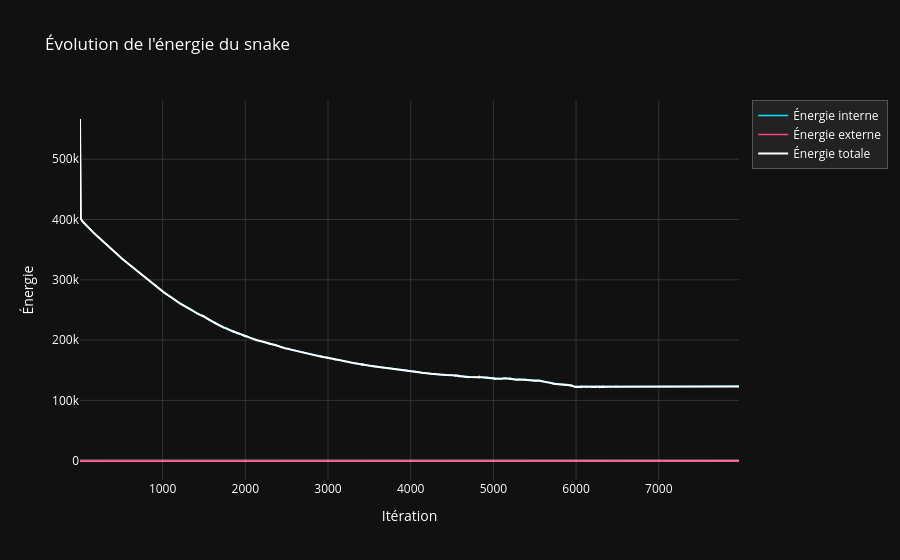
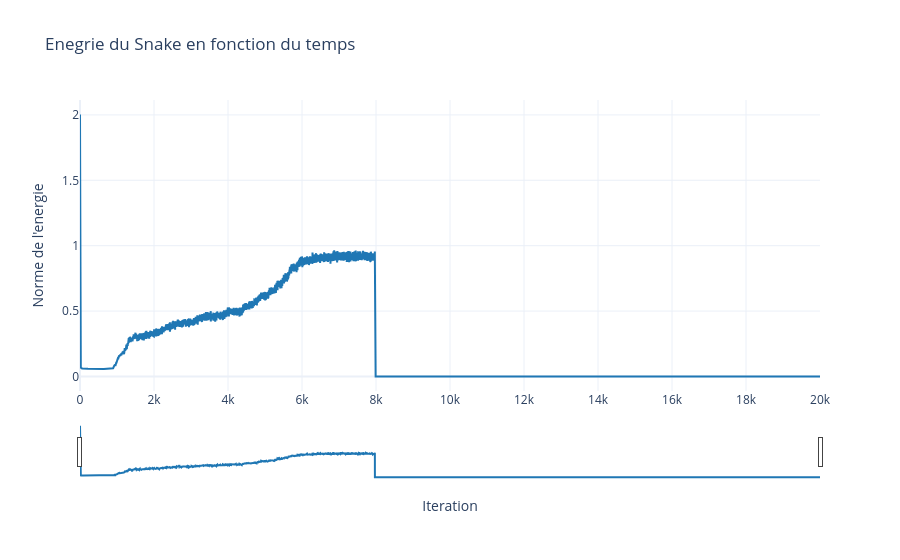

These figures' notebook cell, in order:
### Code cell
H, W = img.shape
K = 300 # Nb points for the snake
circle = np.array(createCircle(70, (W//2, H//2), K)) # Snake initialisation

alpha = 2
beta = .02
gamma = 5
dt = .1
Niter = 20_000

x_snapshots, y_snapshots, E, e_tot, e_int, e_ext = processSnake(img, alpha, beta, gamma, dt, initialSnake=circle, Niter=Niter, snapShots=1/100)
showAnim(img, x_snapshots, y_snapshots, 100)
plot_energy(e_int, e_ext, e_tot)
displayGradEnergy(E)

### Figure 1 — Plotly figure (JSON) as saved in the notebook; plotly's stock layout.template omitted (floating-point values rounded to 4 significant figures; data arrays with more than 128 entries replaced by an {"elided": "..."} marker saying what was removed)
{"data": [{"line": {"color": "#00e5ff", "width": 1.5}, "mode": "lines", "name": "Énergie interne", "type": "scatter", "x": {"elided": "7970 int values"}, "y": {"elided": "7970 float values"}}, {"line": {"color": "#ff4081", "width": 1.5}, "mode": "lines", "name": "Énergie externe", "type": "scatter", "x": {"elided": "7970 int values"}, "y": {"elided": "7970 float values"}}, {"line": {"color": "#ffffff", "width": 2}, "mode": "lines", "name": "Énergie totale", "type": "scatter", "x": {"elided": "7970 int values"}, "y": {"elided": "7970 float values"}}], "layout": {"font": {"color": "white"}, "hovermode": "x unified", "legend": {"bgcolor": "#222", "bordercolor": "#555", "borderwidth": 1}, "paper_bgcolor": "#111", "plot_bgcolor": "#111", "title": {"text": "Évolution de l'énergie du snake"}, "xaxis": {"color": "white", "gridcolor": "#333", "title": {"text": "Itération"}}, "yaxis": {"color": "white", "gridcolor": "#333", "title": {"text": "Énergie"}}}}

### Figure 2 — Plotly figure (JSON) as saved in the notebook; plotly's stock layout.template omitted (floating-point values rounded to 4 significant figures; data arrays with more than 128 entries replaced by an {"elided": "..."} marker saying what was removed)
{"data": [{"line": {"color": "#1f77b4", "width": 2}, "mode": "lines", "name": "Energie globale (mean)", "type": "scatter", "x": {"elided": "20000 int values"}, "y": {"elided": "20000 float values"}}], "layout": {"dragmode": "pan", "hovermode": "x unified", "title": {"text": "Enegrie du Snake en fonction du temps"}, "xaxis": {"rangeslider": {"visible": true}, "showspikes": true, "title": {"text": "Iteration"}}, "yaxis": {"showspikes": true, "title": {"text": "Norme de l'energie"}}}}
